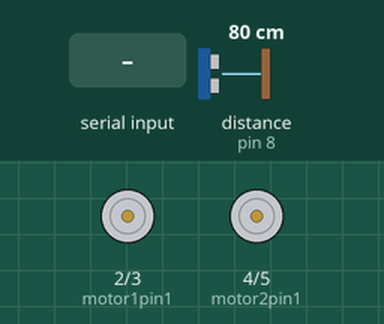
Bench run of a sketch on a simulated Arduino Uno, built with avr-gcc and run on an emulated ATmega328P. On the bench: motor-driver pin pairs drawn as motors (green arrow = first pin HIGH = forward, orange = second pin HIGH = backward, longer = more drive, scaled by the enable pin). Inputs (shaded band) come from the test bench; at power-on: distance to the obstacle (sensor on pin 8) 80 cm. The echo pulse lasts 58.3 µs per cm.

Above: at 1.2 s.
1.3 s: "F" received over the second serial link
At 2.3 s:
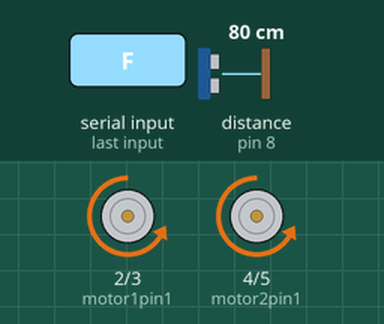
2.8 s: "B" received over the second serial link
At 3.5 s:
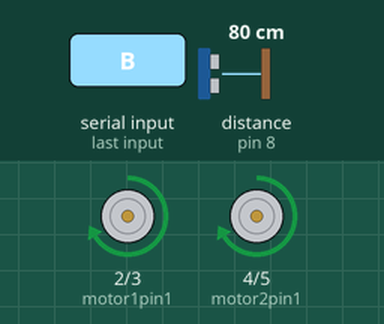
4.3 s: "R" received over the second serial link
At 4.7 s:
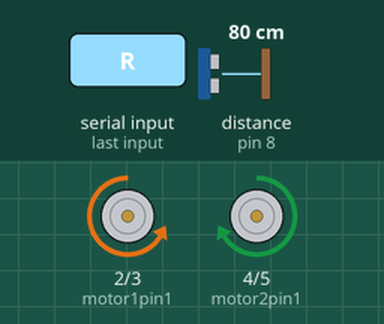
5.8 s: "L" received over the second serial link
At 6.9 s:
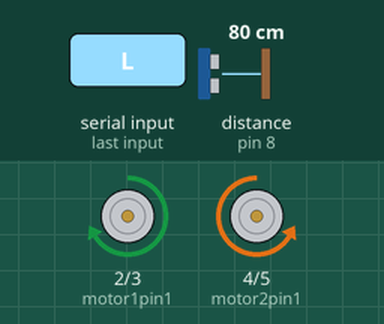
7.3 s: "S" received over the second serial link
At 8.4 s:
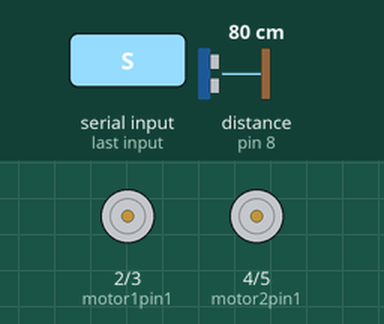
Timing chart, 0 to 9.8 s (numbered marks = the images above; inputs shaded):
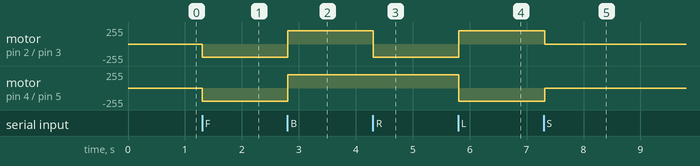

The sketch:

RobotOruga.ino
```cpp
#include <SoftwareSerial.h>

// CREDENCIALES BLUETOOTH
// NOMBRE: ROBOT
// CODIGO PARIDAD: 2468
// MODO AT1 ESCLAVO

char dato = ' ';

const int Trigger = 7; //Pin digital 2 para el Trigger del sensor
const int Echo = 8; //Pin digital 3 para el Echo del sensor

int motor1pin1 = 2;
int motor1pin2 = 3;

int motor2pin1 = 4;
int motor2pin2 = 5;

int bluetoothRX = 6; // VER TEMA DE LOS PUERTOS A USAR
int bluetoothTX = 9;

//int gpsRX = 12; // VER TEMA DE LOS PUERTOS A USAR
//int gpsTX = 13;

int ENA = 10;
int ENB = 11;

SoftwareSerial BT(bluetoothRX, bluetoothTX);
//SoftwareSerial gps(gpsTX, gpsRX);

unsigned long previousMillis = 0; // guardará la última vez que se actualizó la distancia
const long interval = 5000;

void setup() {

  Serial.begin(115200);//iniciailzamos la comunicación
  BT.begin(9600); // iniciar comunicación bluetooth
  // gps.begin(9600); // iniciar comunicaión gps
  pinMode(Trigger, OUTPUT); //pin como salida
  pinMode(Echo, INPUT); //pin como entrada
  digitalWrite(Trigger, LOW);//Inicializamos el pin con 0

  // put your setup code here, to run once:
  pinMode(motor1pin1, OUTPUT);
  pinMode(motor1pin2, OUTPUT);
  pinMode(motor2pin1, OUTPUT);
  pinMode(motor2pin2, OUTPUT);

  pinMode(9, OUTPUT);
  pinMode(10, OUTPUT);

}

void forward(char c) {
  BT.write("Avanzar"); // Convertir a minúscula y enviar de vuelta
  digitalWrite(motor1pin1, LOW);
  digitalWrite(motor1pin2, HIGH);

  digitalWrite(motor2pin1, LOW);
  digitalWrite(motor2pin2, HIGH);
}

void backward(char c) {
  BT.write("Retroceso"); // Convertir a minúscula y enviar de vuelta
  digitalWrite(motor1pin1, HIGH);
  digitalWrite(motor1pin2, LOW);

  digitalWrite(motor2pin1, HIGH);
  digitalWrite(motor2pin2, LOW);
}

void left(char c){
  BT.write("Izquierda"); // Convertir a minúscula y enviar de vuelta
  digitalWrite(motor1pin1, LOW);
  digitalWrite(motor1pin2, HIGH);

  digitalWrite(motor2pin1, HIGH);
  digitalWrite(motor2pin2, LOW);
}

void right(char c){
  BT.write("Derecha"); // Convertir a minúscula y enviar de vuelta
  digitalWrite(motor1pin1, HIGH);
  digitalWrite(motor1pin2, LOW);

  digitalWrite(motor2pin1, LOW);
  digitalWrite(motor2pin2, HIGH);
}

void stopIt(char c){
  BT.write("Deteniendose..."); // Convertir a minúscula y enviar de vuelta
  digitalWrite(motor1pin1, LOW);
  digitalWrite(motor1pin2, LOW);

  digitalWrite(motor2pin1, LOW);
  digitalWrite(motor2pin2, LOW);
}


void action(char c){
  if (isUpperCase(c) && (c == 'S')) {
    stopIt(c);
  }
  if (isUpperCase(c) && (c == 'F')) {
    forward(c);
  }
  if (isUpperCase(c) && (c == 'B')) {
    backward(c);
  }
  if (isUpperCase(c) && (c == 'R')) {
    left(c);
  }
  if (isUpperCase(c) && (c == 'L')) {
    right(c);
  }
}

void loop() {
  // put your main code here, to run repeatedly:

  //Controlling speed (0 = off and 255 = max speed):
  analogWrite(ENA, 200); //ENA pin
  analogWrite(ENB, 200); //ENB pin
  unsigned long currentMillis = millis();
  if (currentMillis - previousMillis >= interval) {
    previousMillis = currentMillis;

    long t; //timepo que demora en llegar el eco
    long d; //distancia en centimetros

    digitalWrite(Trigger, HIGH);
    delayMicroseconds(1); //Enviamos un pulso de 10us
    digitalWrite(Trigger, LOW);

    t = pulseIn(Echo, HIGH); //obtenemos el ancho del pulso
    d = t/59; //escalamos el tiempo a una distancia en cm

    if (d <= 25) {
      action('S');
    }
  }
  if (BT.available()) { // Si hay datos disponibles para leer
  char c = BT.read(); // Leer el dato
  action(c);
  }
}
```

Measured:
- after the input at 1.3 s, motor on pin 2 (motor1pin1) / pin 3 (motor1pin2), motor on pin 4 (motor2pin1) / pin 5 (motor2pin2): stopped → backward 200/255 at once
- after the input at 2.8 s, motor on pin 2 (motor1pin1) / pin 3 (motor1pin2), motor on pin 4 (motor2pin1) / pin 5 (motor2pin2): backward 200/255 → forward 200/255 at once
- after the input at 4.3 s, motor on pin 2 (motor1pin1) / pin 3 (motor1pin2): forward 200/255 → backward 200/255 at once
- after the input at 5.8 s, motor on pin 2 (motor1pin1) / pin 3 (motor1pin2): backward 200/255 → forward 200/255 at once; motor on pin 4 (motor2pin1) / pin 5 (motor2pin2): forward 200/255 → backward 200/255 at once
- after the input at 7.3 s, motor on pin 2 (motor1pin1) / pin 3 (motor1pin2): forward 200/255 → stopped at once; motor on pin 4 (motor2pin1) / pin 5 (motor2pin2): backward 200/255 → stopped at once
